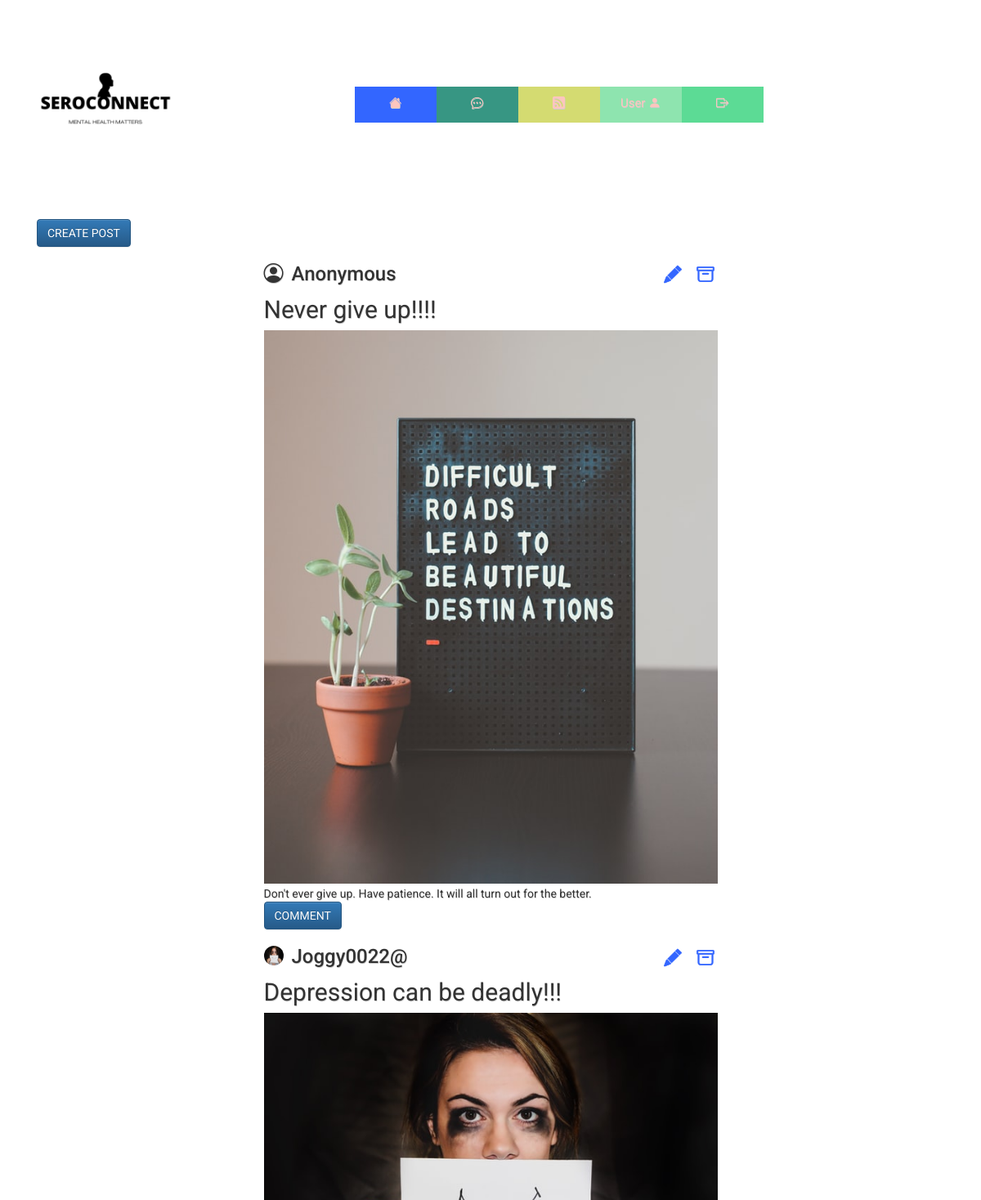
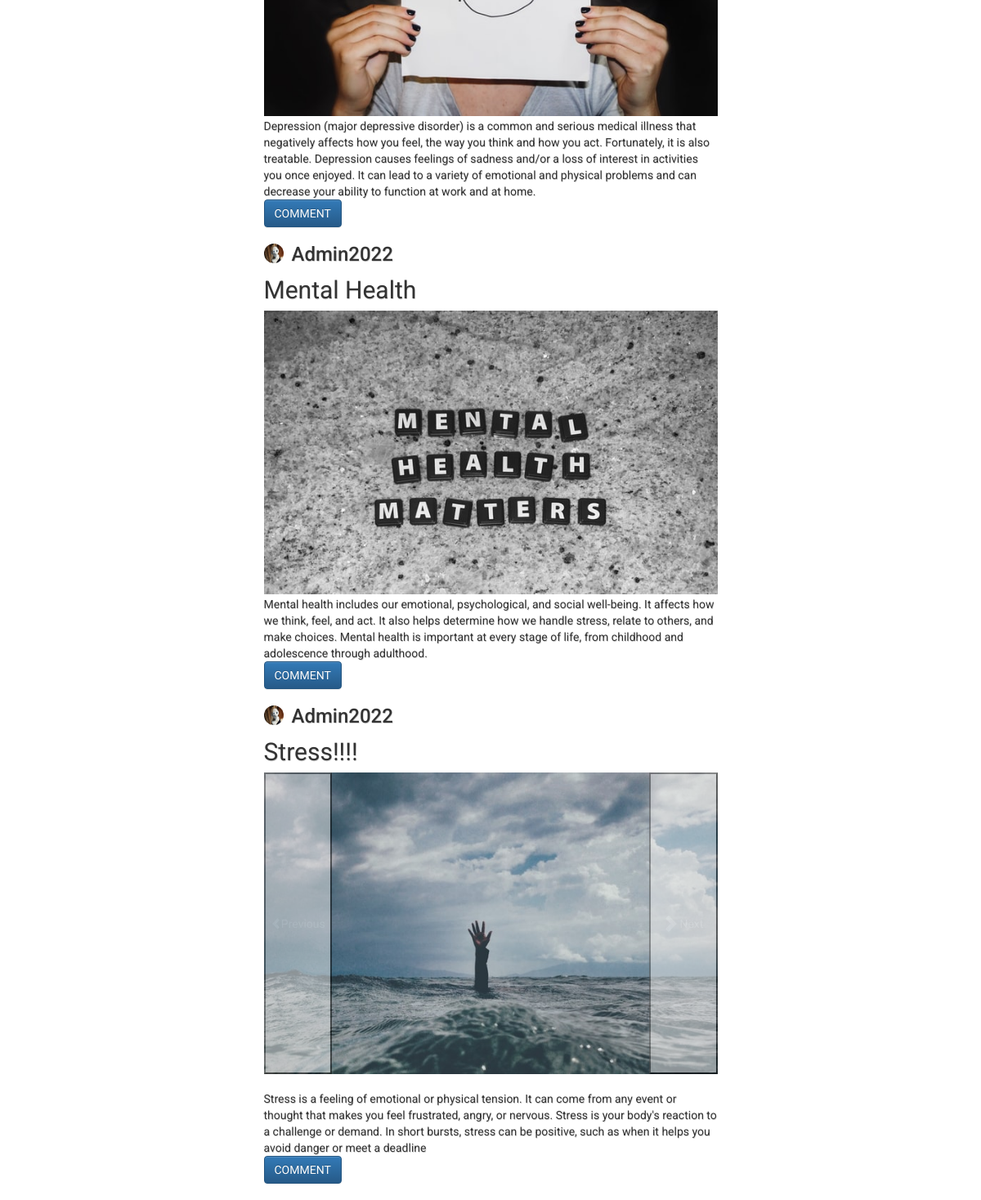
The page /forum (signed in) on the database its author committed (2 pictures, top to bottom).
### website/database/models.py (models this page shows)
class Post(db.Model):
    id=db.Column(db.Integer,primary_key=True)
    title = db.Column(db.String(100), nullable=False)
    content = db.Column(db.Text)
    user_id = db.Column(db.Integer, db.ForeignKey("user.id"))
    date=db.Column(db.DateTime(timezone=True), default=func.now())
    anonymous=db.Column(db.Boolean,nullable=False,default=False)
    owner=db.relationship('User',back_populates='Post')
    comments=db.relationship('Comment',back_populates='post',cascade='delete')
    image=db.relationship('Image',back_populates='post',cascade='delete')

class Image(db.Model):
    id=db.Column(db.Integer,primary_key=True)
    image=db.Column(db.String(150))
    post=db.relationship('Post', back_populates='image')
    post_id = db.Column(db.Integer, db.ForeignKey('post.id'))

class User(db.Model, UserMixin):
    id=db.Column(db.Integer,primary_key=True)
    email=db.Column(db.String(150),unique=True)
    password=db.Column(db.String(150))
    username=db.Column(db.String(150),unique=True)
    date=db.Column(db.DateTime(timezone=True), default=func.now())
    userimage=db.Column(db.String(150))
    activation=db.Column(db.Boolean,nullable=False,default=False)
    Admin=db.Column(db.Boolean,default=False)
    Post = db.relationship("Post", back_populates="owner",cascade='delete')

### website/views.py (the view)
@views.route('/forum',methods=['GET', 'POST'])
@login_required
@check_confirmed
def forum():
    page=request.args.get('page',1,type=int)
    posts=Post.query.order_by(Post.date.desc()).paginate(page=page,per_page=4) # The paginate from flask helps us to not load all posts from the database at once.
    if "hx_request"  in request.headers:  #hx_request is from the htmx library and is used for activating infinite scroll
        return render_template("forum/viewpost.html",user=current_user,postuser=User,posts=posts,postcomment=Comment,postimage=Image)
    return render_template("forum/forum.html",user=current_user,postuser=User,posts=posts,postcomment=Comment,postimage=Image)

### website/__init__.py (called while the page is built)
@login_manager.user_loader
def load_user(id):
    return User.query.get(int(id))

### website/templates/forum/forum.html
{% extends "base.html" %} {% block title %}SeroConnect{% endblock %}{% block content%}
<a class="btn btn-primary text-uppercase" href="{{url_for('post.createpost')}}">Create post</a>
{% include 'forum/viewpost.html' %}
{%endblock%}

### website/templates/forum/viewpost.html
{%for post in posts.items%}
{% if loop.last and posts.has_next %}
<div hx-get="{{url_for('views.forum', page = posts.next_num)}}" hx-trigger="revealed" hx-swap="afterend">
  {% else %}
  <div>
    {%endif%}
    <section class="post offset-md-3">
      <div class="posthead">
        <div class="name">
          {% if post.anonymous==False %}
            {%if postuser.query.filter_by(id=post.user_id).first().userimage%}
             <h3><img src="{{url_for('static',filename='images/User/'+postuser.query.filter_by(id=post.user_id).first().userimage)}}">{{postuser.query.filter_by(id=post.user_id).first().username }}</h3>
            {%else%}
             <h3> <i class="bi bi-person-circle"></i>{{postuser.query.filter_by(id=post.user_id).first().username }}</h3>
            {%endif%}
          {%else%}
          <h3> <i class="bi bi-person-circle"></i>Anonymous</h3>
          {%endif%}
       </div>
        {% if post.user_id==user.id or current_user.Admin%}
        <form action="{{ url_for('post.deletepost',postid=post.id) }}" class='deleteform' method="POST">
          <button class='deletebtn btnoutline' action="submit"><i class="bi bi-archive"></i></button>
        </form>
        <form action="{{ url_for('post.editpost',postid=post.id) }}" method="GET">
          <button id='editbtn' class="btnoutline editbtn" action="submit"><i class="bi bi-pencil-fill"></i></button>
        </form>
      </div>
        {%endif%}
      <div class="title">
        {{post.title}}
      </div>
      <div class="images">
        {% set images=postimage.query.filter(postimage.post_id==post.id).all()%}
        {%if images%}
        {%if images|length>1%}
        <div id="carouselExampleControls" class="carousel slide" data-bs-ride="carousel">
          <div class="carousel-inner">
            {%for image in images %}
            <div class="carousel-item active">
              <img src="{{url_for('static',filename='images/'+image.image)}}"  class="d-block w-100 {% if loop.counter == 1 %} active {% endif %}"  alt="">
            </div>
            {%endfor%}
          </div>
          <button class="carousel-control-prev" type="button" data-bs-target="#carouselExampleControls" data-bs-slide="prev">
            <span class="carousel-control-prev-icon" aria-hidden="true"></span>
            <span class="visually-hidden">Previous</span>
          </button>
          <button class="carousel-control-next" type="button" data-bs-target="#carouselExampleControls" data-bs-slide="next">
            <span class="carousel-control-next-icon" aria-hidden="true"></span>
            <span class="visually-hidden">Next</span>
          </button>
        </div>
        {%else%}
        <div class="image-display">
          <img src="{{url_for('static',filename='images/'+images[0].image)}}"  alt="">
        </div>
      </div>
       {%endif%}
      {% endif %}
      <br>
      {{post.content}}
      <br>
      <a class="btn btn-primary text-uppercase" href="{{url_for('comments.show_comments',postid=post.id,userid=current_user.id)}}">Comment</a>
  </div>
  </section>
  {%endfor%}

### website/static/css/styles.css (style rules this page uses)
body { background-color: white; font-family: 'Roboto', sans-serif; text-shadow: .5px .5px 0#CCCCCC; padding-bottom:20px; }
section.post { width:50%; }
.image-display img { width:100%; height:100%; padding-bottom: 2px; }
div.title { font-family: 'Roboto', sans-serif; font-size: 30px; padding-bottom:3px; }
.btnoutline { padding: 10px; border: none; background: none; position: absolute; top: 10px; left: 260%; }
#editbtn { left: 240%; }
.name { width: 200px; }
.name i { padding-right: 10px; }
.posthead { position: relative; display: inline-block; }
.btnoutline i { font-size: 1.5em; -webkit-text-stroke: 0.8px; color: #3366ff; }
.name img { width: 24px; height: 24px; border-radius:50%; float: left; margin-right: 10px; }
a { color: #024794; }
:root { --red: hsl(0, 78%, 62%); --cyan: hsl(180, 62%, 55%); --orange: hsl(34, 97%, 64%); --blue: hsl(212, 86%, 64%); --varyDarkBlue: hsl(234, 12%, 34%); --grayishBlue: hsl(229, 6%, 66%); --veryLightGray: hsl(0, 0%, 98%); --weight1: 200; --weight2: 400; --weight3: 600; }
img { float: right; }

### rows shown on the page
Post: anonymous True (drawn), title "Never give up!!!!", image (picture), content "Don't ever give up. Have patience. It will all turn out for the better."
Post: userimage (picture), title "Depression can be deadly!!!", image (picture), content "Depression (major depressive disorder) is a common and serious medical illness that negatively affects how you feel, the way you think and how you act. Fortunately, it is also treatable. Depression causes feelings of sadness and/or a loss of interest in activities you once enjoyed. It can lead to a variety of emotional and physical problems and can decrease your ability to function at work and at home."
User: query.filter_by "Joggy0022@"
Post: user.userimage (picture), title "Mental Health", image (picture), content "Mental health includes our emotional, psychological, and social well-being. It affects how we think, feel, and act. It also helps determine how we handle stress, relate to others, and make choices. Mental health is important at every stage of life, from childhood and adolescence through adulthood."
User: query.filter_by "Admin2022"
Post: user.userimage (picture), title "Stress!!!!", content "Stress is a feeling of emotional or physical tension. It can come from any event or thought that makes you feel frustrated, angry, or nervous. Stress is your body's reaction to a challenge or demand. In short bursts, stress can be positive, such as when it helps you avoid danger or meet a deadline"
Image: image (picture)
